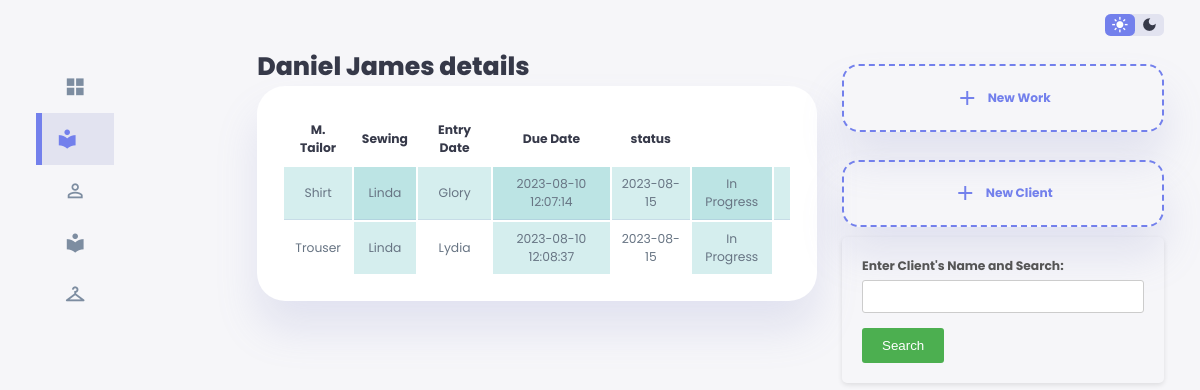
The page /search-jobs.php?fullname=Daniel James on the database its author committed.
### tables this page shows
CREATE TABLE `jobs` (
  `workID` int(11) NOT NULL,
  `fullname` varchar(50) NOT NULL,
  `style` varchar(50) NOT NULL,
  `measurement` varchar(50) NOT NULL,
  `sewing` varchar(50) NOT NULL,
  `date` timestamp NOT NULL DEFAULT current_timestamp() ON UPDATE current_timestamp(),
  `delivery_date` varchar(50) NOT NULL,
  `status` varchar(50) NOT NULL,
  `contact` varchar(50) NOT NULL,
  `shoulder` varchar(50) NOT NULL,
  `shoulder2burst` varchar(50) NOT NULL,
  `shoulder2under_burst` varchar(50) NOT NULL,
  `burst` varchar(50) NOT NULL,
  `burst_span` varchar(50) NOT NULL,
  `round_uder_burst` varchar(50) NOT NULL,
  `blouse_lenght` varchar(50) NOT NULL,
  `blouse_hips` varchar(50) NOT NULL,
  `blouse_waist` varchar(50) NOT NULL,
  `back_half_cut` varchar(50) NOT NULL,
  `neck_depth` varchar(50) NOT NULL,
  `round_sleeve` varchar(50) NOT NULL,
  `sleeve_lenght` varchar(50) NOT NULL,
  `shoulder2knee` varchar(50) NOT NULL,
  `skirt_waist` varchar(50) NOT NULL,
  `skirt_length` varchar(50) NOT NULL,
  `hips` varchar(50) NOT NULL,
  `full_length` varchar(50) NOT NULL,
  `round_knee` varchar(50) NOT NULL,
  `StatusC` varchar(50) NOT NULL
);

### search-jobs.php (the view, shortened to what this page needs)
<!DOCTYPE html>
<html lang="en">
<head>
    <link rel="stylesheet" href="css/style.css">
</head>
<body>
    <div class="container">
        <aside>
            <div class="sideBar">
                <a href="index.html">
                    <span class="material-icons-sharp">grid_view</span>
                </a>
                <a href="client_records.html" class="active">
                    <span class="material-icons-sharp">local_library</span>
                </a>
                <a href="newClient.html">
                    <span class="material-icons-sharp">person_outline</span>
                </a>
                <a href="workRecord.html">
                    <span class="material-icons-sharp">local_library</span>
                </a>
                <a href="newWorkentry.html">
                    <span class="material-icons-sharp">checkroom</span>
                </a>
                <a href="#">
                </a>
            </div>
            </aside>
        <main>
            <div class="recent-sales">
            <h1><?php echo $_GET['fullname']; ?> details</details></h1>
<?php
require 'config.php';
$fullname = $_GET['fullname'];
$sql = "SELECT * FROM jobs WHERE fullname LIKE '%$fullname%'";
$result = $conn->query($sql);
if ($result->num_rows > 0) {
    echo "<table border='1'>
    <tr>
        <th>Style</th>
        <th>M. Tailor</th>
        <th>Sewing</th>
        <th>Entry Date</th>
        <th>Due Date</th>
        <th>status</th>
        <th>Contact</th>
    </tr>";
    while ($row = $result->fetch_assoc()) {
        echo "<tr>
            <td>".$row['style']."</td>
            <td>".$row['measurement']."</td>
            <td>".$row['sewing']."</td>
            <td>".$row['date']."</td>
            <td>".$row['delivery_date']."</td>
            <td>".$row['StatusC']."</td>
            <td>".$row['contact']."</td>
        </tr>";
    }
    echo "</table>";
} else {
    echo "No results found.";
}
?>
                 </main>
                <div class="right">
                <div class="top">
                <div class="theme-toggler">
                    <span class="material-icons-sharp active">light_mode</span>
                    <span class="material-icons-sharp">dark_mode</span>
                </div>
                </div>
                <div class="sales-analytics">
                <a href="newWorkentry.html">
                    <div class="item add-product">
                        <div>
                            <span class="material-icons-sharp">add</span>
                            <h3>New Work</h3>
                        </div>
                    </div>
                </a>
             </div><div class="sales-analytics">
                <a href="newClient.html">
                    <div class="item add-product">
                        <div>
                            <span class="material-icons-sharp">add</span>
                            <h3>New Client</h3>
                        </div>
                    </div>
                </a>
            </div>
            <form action="/fashion-app/search.php" method="GET">
                <label for="fullname">Enter Client's Name and Search:</label>
                <input type="text" name="fullname" required><br>
                <input type="submit" value="Search">
            </form>
        </div>
    </div>
</body>
</html>

### search-jobs.php (style rules this page uses)
table, th, td { padding: 8px; }
tr:nth-child(even) { background-color: rgba(150, 212, 212, 0.4); }
td:nth-child(even) { background-color: rgba(150, 212, 212, 0.4); }

### rows shown on the page
jobs: style "Shirt", measurement "Linda", sewing "Glory", date "2023-08-10 12:07:14", delivery_date "2023-08-15", StatusC "In Progress"
jobs: style "Trouser", measurement "Linda", sewing "Lydia", date "2023-08-10 12:08:37", delivery_date "2023-08-15", StatusC "In Progress"

### other values the page prints
$_GET['fullname'] "Daniel James"
